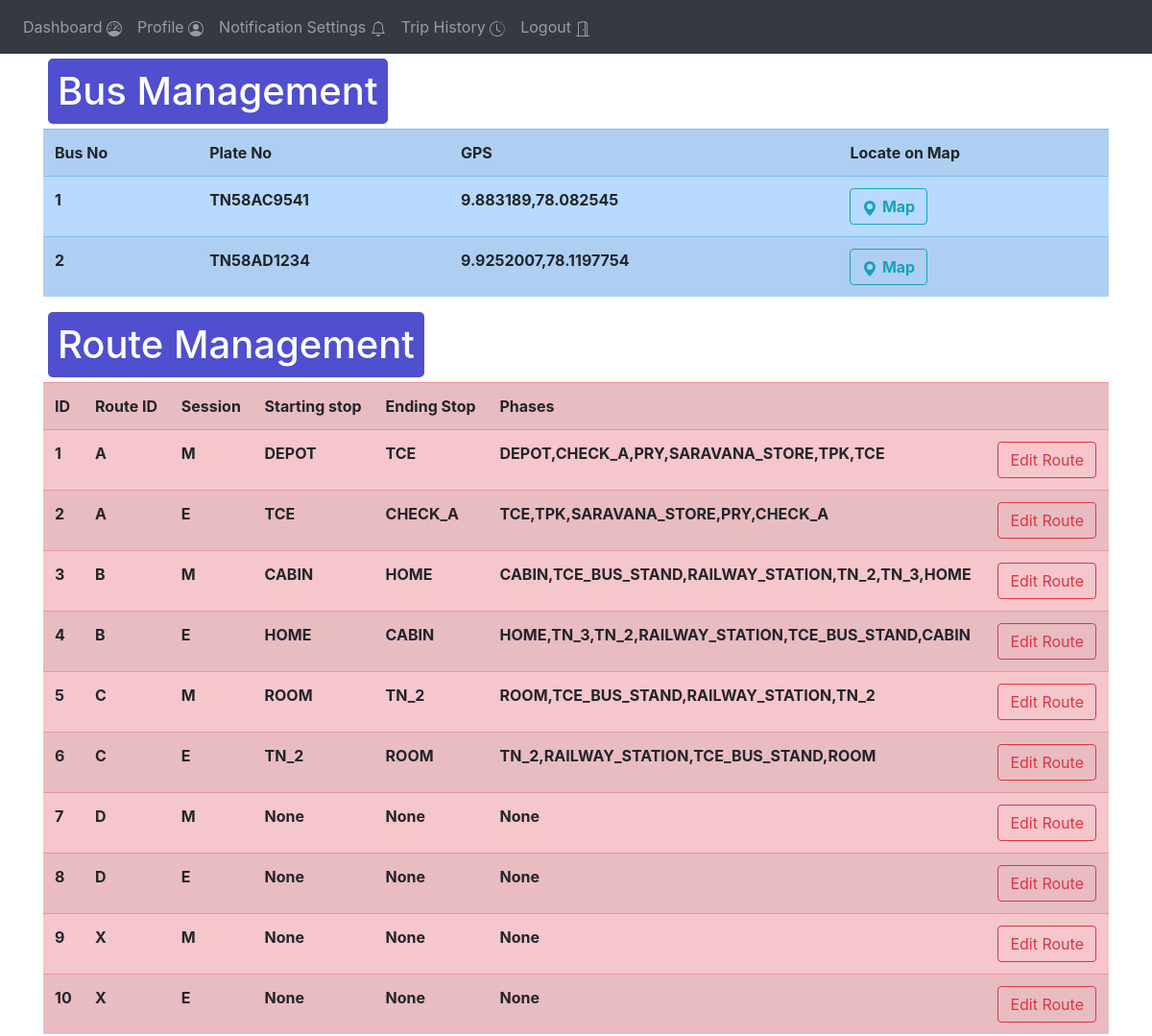
Page /admin-fleet-management (signed in, upper part) on the earlier database version.
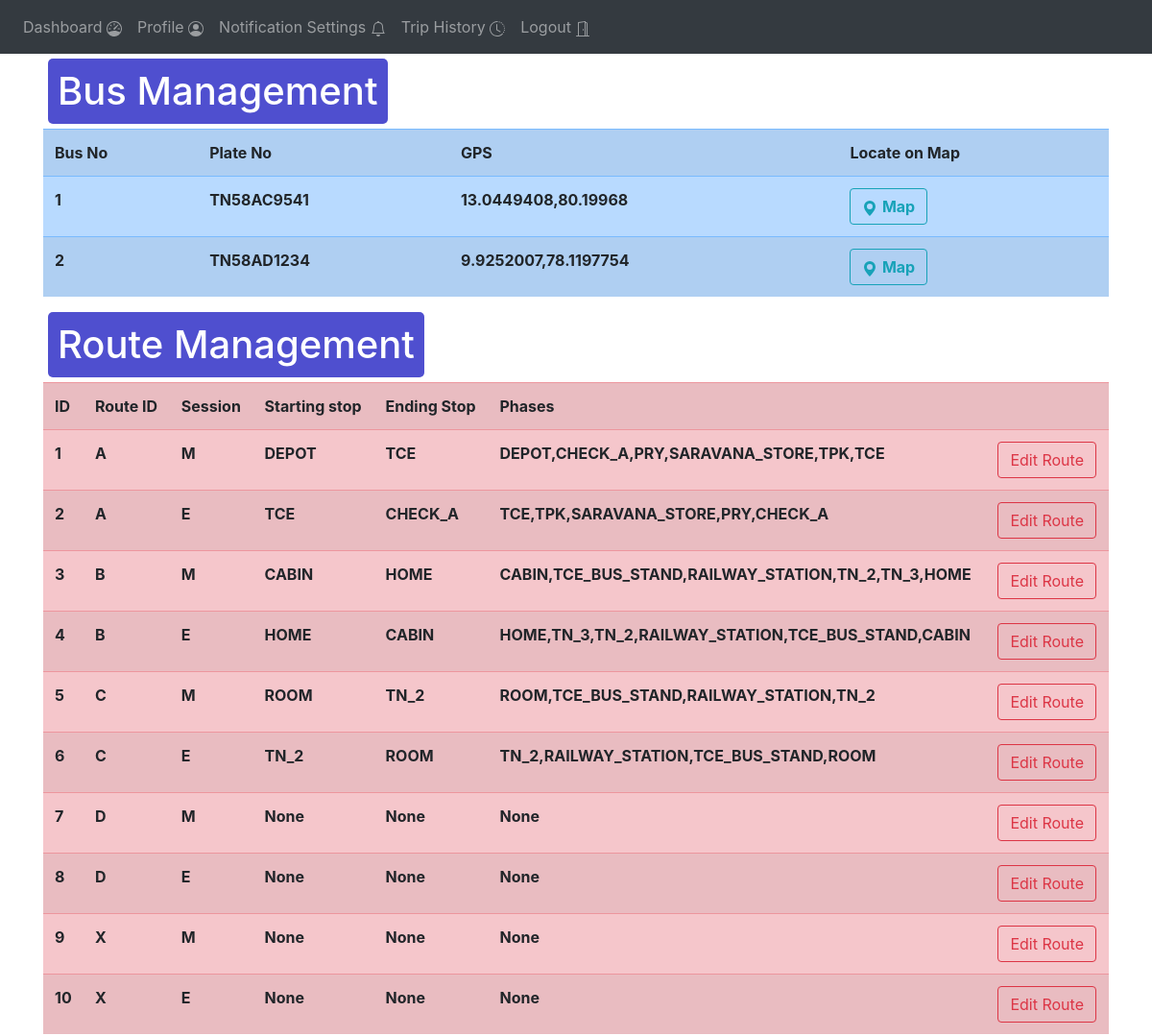
Same page on the later database version.
### website/models.py (models this page shows)
class Bus_data(db.Model):
    no = db.Column(db.String(1), primary_key=True)
    plate_number = db.Column(db.String(10))
    lat = db.Column(db.String(20))
    long = db.Column(db.String(20))
    gps = db.Column(db.String(20))

### website/views.py (the view)
@views.route('/admin-fleet-management', methods=['GET', 'POST'])
@login_required
def admin_fleet_management():
    routes = Route.query.all()
    buses = Bus_data.query.all()
    locations = Location_reference.query.all()
    return render_template("admin_fleet_management.html" , user = current_user , routes = routes, buses = buses , locations = locations )

### website/__init__.py (called while the page is built)
def create_app():
    app = Flask(__name__)
    app.config['SECRET_KEY'] = '#itsactuallyapassword'
    app.config['SQLALCHEMY_DATABASE_URI'] = f'sqlite:///{DB_NAME}'
    db.init_app(app)
    from .views import views
    from .auth import auth
    app.register_blueprint(views, url_prefix='/')
    app.register_blueprint(auth, url_prefix='/')
    from .models import User
    create_database(app)
    login_manager = LoginManager()
    login_manager.login_view = 'auth.login'
    login_manager.init_app(app)
    @login_manager.user_loader
    def load_user(id):
        return User.query.get(int(id))
    return app

### website/templates/admin_fleet_management.html (shortened to what this page needs)
{% extends "base.html" %}
{% block content %}
<div>
    <h1 class="heading" >Bus Management</h1>
    <table class = "table table-striped table-primary">
        <tr>
            <th>Bus No</th>
            <th>Plate No</th>
            <th>GPS</th>
            <th>Locate on Map</th>
        </tr>
        {% for b in buses %}
        <tr>
        <th>{{b.no}}</th>
        <th>{{b.plate_number}}</th>
        <th>{{b.gps}}</th>
        <th>
            <button onclick="newTab({{b.lat}} , {{b.long}})" class="btn btn-outline-info ">
                <svg xmlns="http://www.w3.org/2000/svg" width="16" height="16" fill="currentColor" class="bi bi-geo-alt-fill" viewBox="0 0 16 16">
                <path d="M8 16s6-5.686 6-10A6 6 0 0 0 2 6c0 4.314 6 10 6 10zm0-7a3 3 0 1 1 0-6 3 3 0 0 1 0 6z"/>
                </svg>
            <b>Map</b>
            </button>
        </th>
        </tr>
        {%endfor%}
    </table>
</div>
<div>
    <h1 align="center" class="heading" >Route Management</h1>
    <table class = "table table-striped table-danger" >
        <tr>
            <th>ID</th>
            <th>Route ID</th>
            <th>Session</th>
            <th>Starting stop</th>
            <th>Ending Stop</th>
            <th>Phases</th>
            <th></th>
        </tr>
        {% for r in routes %}
        <tr>
        <th>{{r.id}}</th>
        <th>{{r.route_id}}</th>
        <th>{{r.session}}</th>
        <th>{{r.start}}</th>
        <th>{{r.end}}</th>
        <th>{{r.phases}}</th>
        <th><button class="btn btn-outline-danger">Edit Route</button></th>
        </tr>
        {%endfor%}
    </table>
</div>
{% endblock %}

Differences in the rows shown:
changed Bus_data "TN58AC9541": gps "9.883189,78.082545" → "13.0449408,80.19968"
